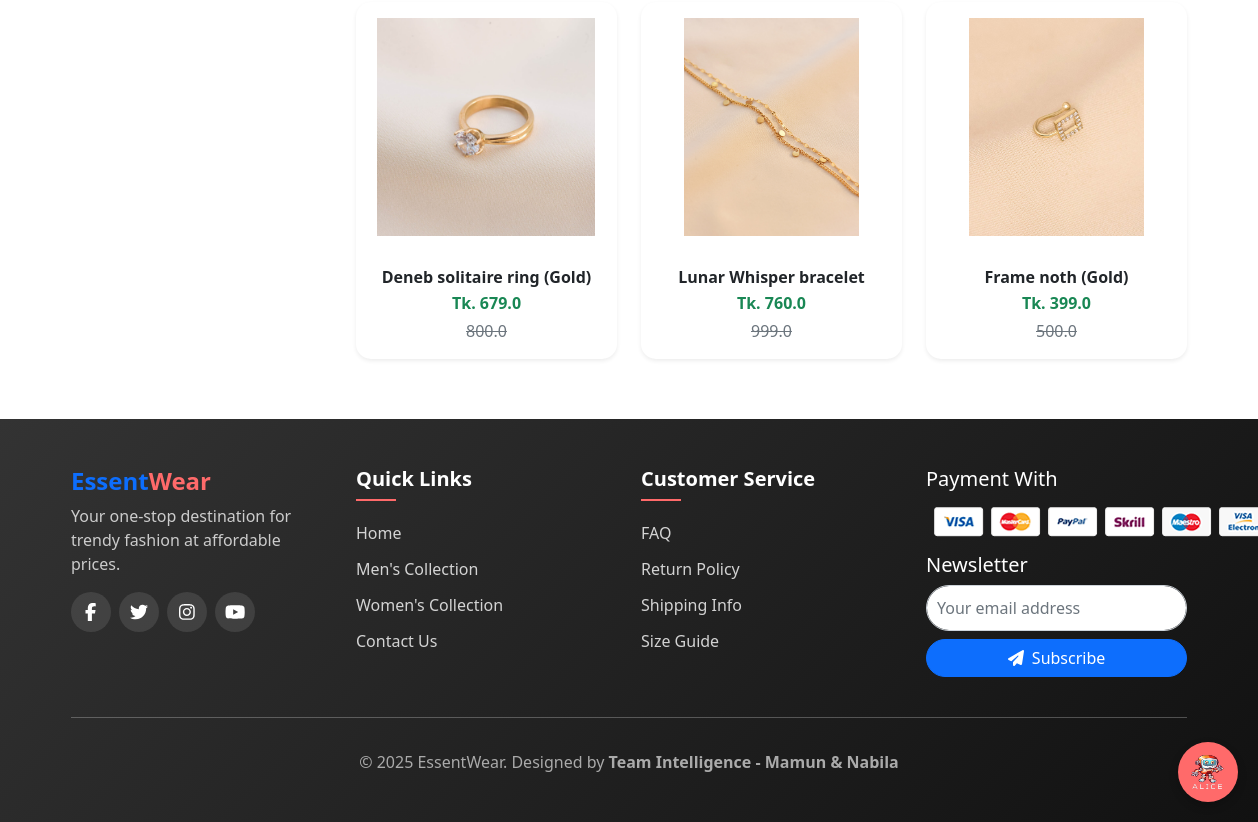
/jwellery/ (lower part), run on an earlier commit of the app's database.
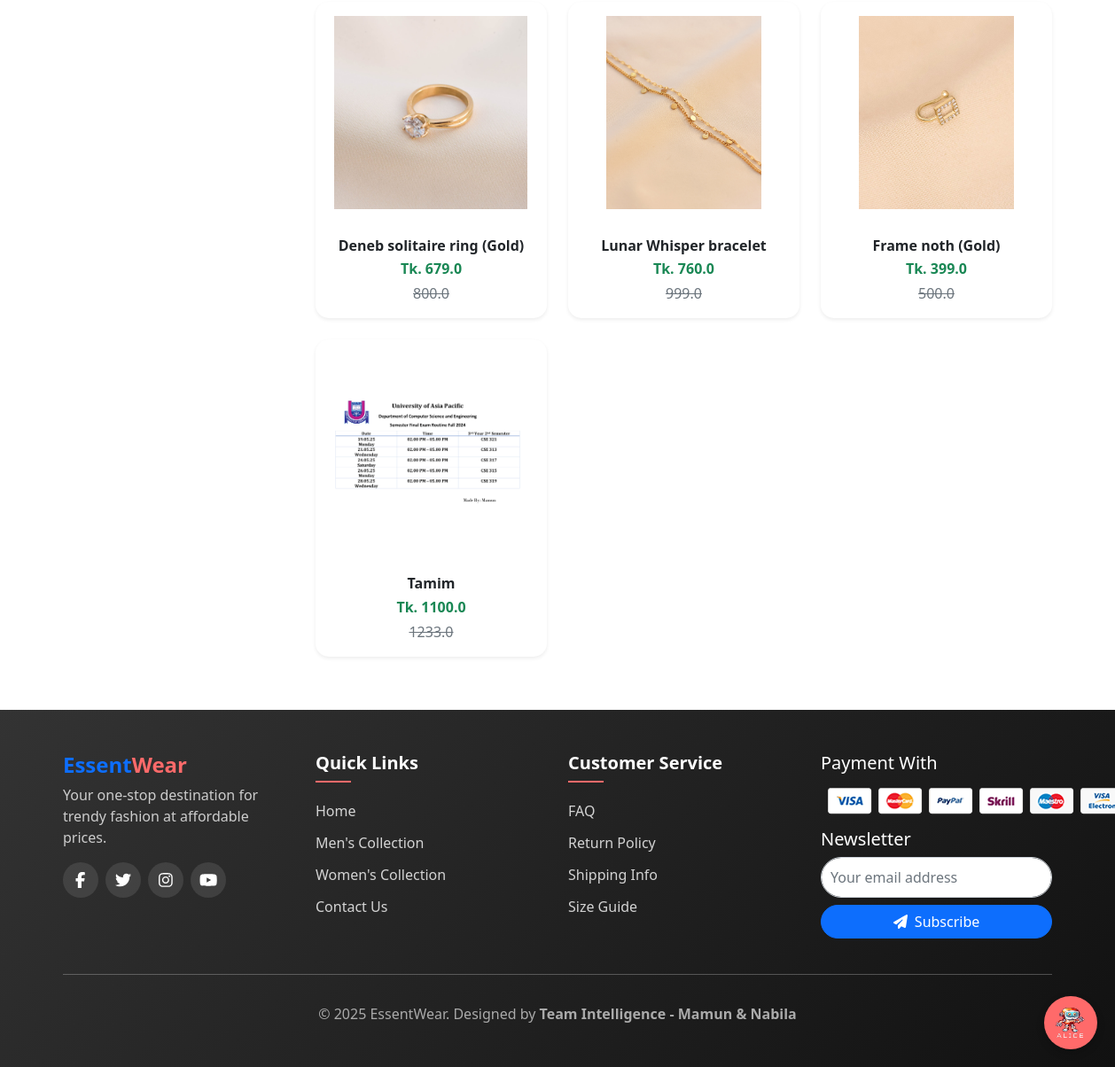
And on a later commit of the database.
### app/models.py (models this page shows, shortened)
class Product(models.Model):
    title = models.CharField(max_length=100)
    selling_price = models.FloatField()
    discounted_price = models.FloatField()
    description = models.TextField(default='null')
    category = models.CharField(choices=CATEGORY_CHOICES, max_length=2)
    p_image = models.ImageField(upload_to='product_img')
    owner = models.ForeignKey(User, on_delete=models.CASCADE, related_name='products',null=True, blank=True) # Added owner field
    quantity = models.PositiveIntegerField(default=0)  # 🧮 নতুন field

### app/views.py (the view)
# urls.py: path('jwellery/', views.jwellery, name='jwellery'),
def jwellery(request, data=None):
    jwellery = Product.objects.filter(category='J')
    price = request.GET.get("price")
    if price == "under500":
        jwellery = jwellery.filter(discounted_price__lt=500)
    elif price == "500-1000":
        jwellery = jwellery.filter(discounted_price__gte=500, discounted_price__lte=1000)
    elif price == "1000-2000":
        jwellery = jwellery.filter(discounted_price__gte=1000, discounted_price__lte=2000)
    elif price == "above2000":
        jwellery = jwellery.filter(discounted_price__gt=2000)
    return render(request, 'app/product/jwellery.html', {'jwellerys': jwellery})

### app/templates/app/product/jwellery.html (shortened to what this page needs)
{% extends 'app/base.html' %}
{% load static %}
{% block main-content %}
<div class="container my-5">
  <div class="row">
    <div class="col-md-3 mb-4">
    </div>
    <div class="col-md-9">
      <div class="row g-4">
        {% for product in jwellerys %}
        <div class="col-sm-6 col-md-4">
          <div class="card h-100 border-0 shadow-sm product-card">
            <a href="{% url 'product-detail' product.id %}" class="text-decoration-none text-dark">
              <img src="{{ product.p_image.url }}" class="card-img-top p-3 img-fluid" alt="{{ product.title }}" style="height: 250px; object-fit: contain;">
              <div class="card-body text-center">
                <h6 class="card-title fw-bold mb-1">{{ product.title }}</h6>
                <p class="mb-1 text-success fw-bold">Tk. {{ product.discounted_price }}</p>
                <p class="text-muted text-decoration-line-through mb-0">
                  {{ product.selling_price }}
                </p>
              </div>
            </a>
          </div>
        </div>
        {% empty %}
        <p class="text-center text-muted">No products available.</p>
        {% endfor %}
      </div>
    </div>
  </div>
</div>
{% endblock main-content %}

What changed in the data, as far as the page shows it:
added Product: p_image (picture), title "Tamim", discounted_price "1100.0", selling_price "1233.0"
